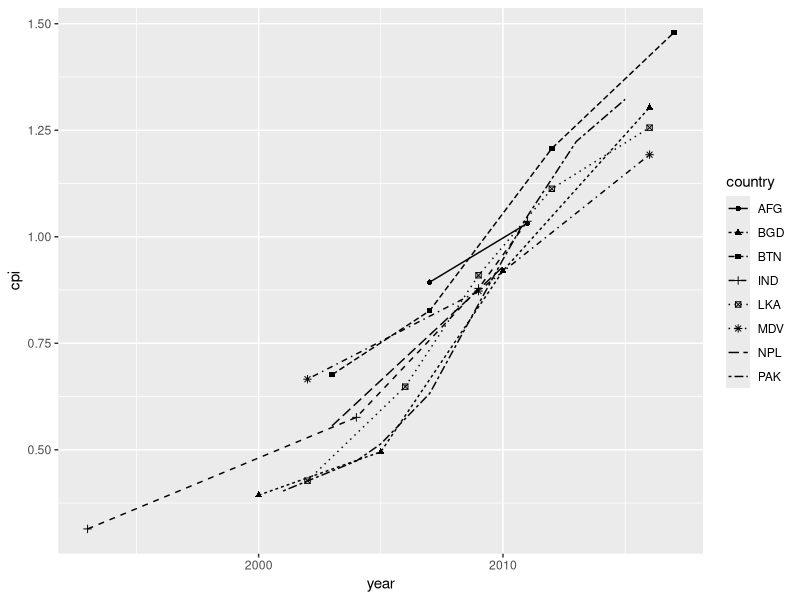

Write R code to recreate this figure.
## ---- chunk 1
library(readr)
cpi <- read_csv("./tables/cpi.csv",col_names = TRUE, col_types = cols())

library(ggplot2)
ggplot(data=cpi, aes(x=year, y=cpi, group=country)) +
  geom_line(aes(linetype=country))+
  geom_point(aes(shape=country))
